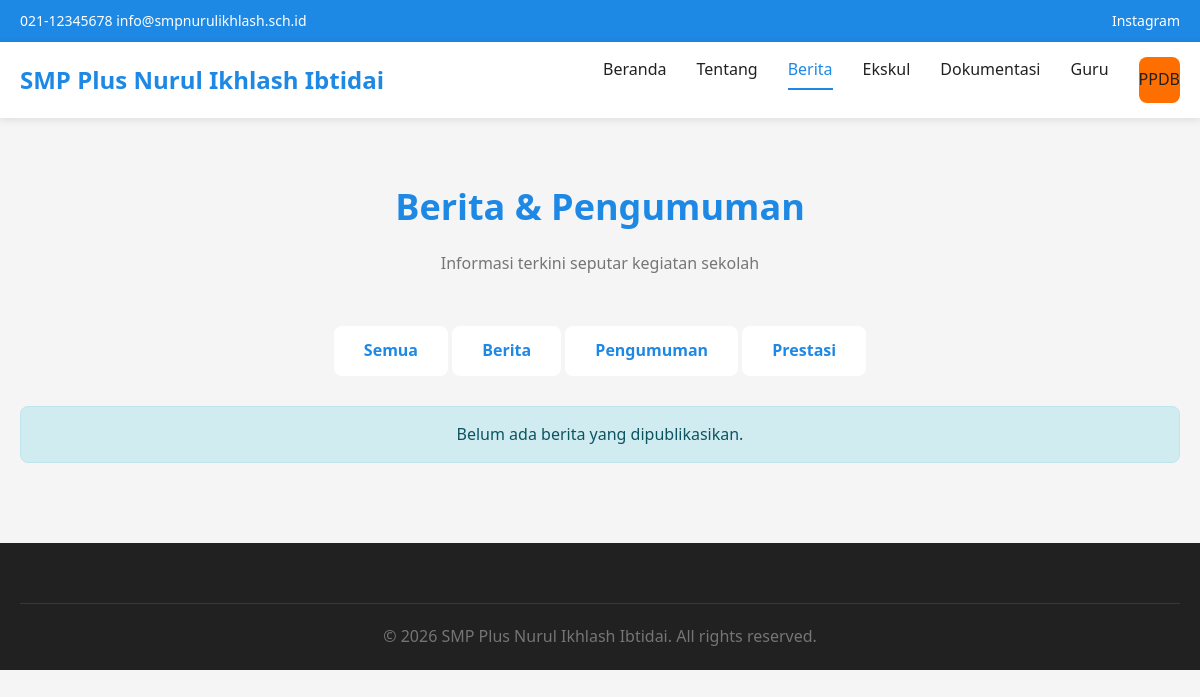
Screenshot of /pages/berita.php with the database file from the repository.
### tables this page shows
CREATE TABLE IF NOT EXISTS pengaturan (
    id INT AUTO_INCREMENT PRIMARY KEY,
    nama_pengaturan VARCHAR(100) NOT NULL UNIQUE,
    nilai TEXT NOT NULL,
    keterangan VARCHAR(255),
    updated_at TIMESTAMP DEFAULT CURRENT_TIMESTAMP ON UPDATE CURRENT_TIMESTAMP
);

### includes/functions.php (called while the page is built, shortened)
<?php
function get_pengaturan($nama) {
    $sql = "SELECT nilai FROM pengaturan WHERE nama_pengaturan = '$nama'";
    $result = query($sql);
    $row = fetch_assoc($result);
    return $row ? $row['nilai'] : '';
}
?>

### includes/db.php (called while the page is built, shortened)
<?php
try {
    $conn = new mysqli(DB_HOST, DB_USER, DB_PASS, DB_NAME);
    $conn->set_charset("utf8mb4");
} catch (Exception $e) {
    die("Error: " . $e->getMessage());
}
function query($sql) {
    global $conn;
    $result = $conn->query($sql);
    return $result;
}
function fetch_assoc($result) {
    return $result->fetch_assoc();
}
function fetch_all($result) {
    $data = [];
    return $data;
}
?>

### pages/berita.php (the view, shortened to what this page needs)
<?php
require_once '../includes/db.php';
require_once '../includes/functions.php';
$nama_sekolah = get_pengaturan('nama_sekolah');
$page = isset($_GET['page']) ? (int)$_GET['page'] : 1;
$per_page = 6;
$offset = ($page - 1) * $per_page;
$kategori_filter = isset($_GET['kategori']) ? escape($_GET['kategori']) : '';
if ($kategori_filter) {
    $sql_count = "SELECT COUNT(*) as total FROM berita WHERE status = 'published' AND kategori = '$kategori_filter'";
} else {
    $sql_count = "SELECT COUNT(*) as total FROM berita WHERE status = 'published'";
}
$result_count = query($sql_count);
$count_data = fetch_assoc($result_count);
$total_records = $count_data['total'];
if ($kategori_filter) {
    $sql_berita = "SELECT * FROM berita WHERE status = 'published' AND kategori = '$kategori_filter' ORDER BY created_at DESC LIMIT $offset, $per_page";
} else {
    $sql_berita = "SELECT * FROM berita WHERE status = 'published' ORDER BY created_at DESC LIMIT $offset, $per_page";
}
$result_berita = query($sql_berita);
$berita_list = fetch_all($result_berita);
?>
<!DOCTYPE html>
<html lang="id">
<head>
    <link rel="stylesheet" href="../assets/css/style.css">
</head>
<body>
    <div class="top-bar">
        <div class="container">
            <div>
                <span><i class="icon-phone"></i> <?php echo get_pengaturan('no_telepon'); ?></span>
                <span><i class="icon-email"></i> <?php echo get_pengaturan('email_sekolah'); ?></span>
            </div>
            <div>
                <a href="<?php echo get_pengaturan('instagram'); ?>" target="_blank">Instagram</a>
            </div>
        </div>
    </div>
    <header>
        <div class="navbar">
            <div class="container">
                <div class="logo">
                    <a href="../index.php"><?php echo $nama_sekolah; ?></a>
                </div>
                <ul class="nav-menu" id="primary-navigation">
                    <li><a href="../index.php">Beranda</a></li>
                    <li><a href="tentang.php">Tentang</a></li>
                    <li><a href="berita.php" class="active">Berita</a></li>
                    <li><a href="ekskul.php">Ekskul</a></li>
                    <li><a href="dokumentasi.php">Dokumentasi</a></li>
                    <li><a href="guru.php">Guru</a></li>
                    <li><a href="ppdb.php" class="btn btn-primary">PPDB</a></li>
                </ul>
            </div>
        </div>
    </header>
    <section style="padding: 60px 0;">
        <div class="container">
            <div class="section-title">
                <h2>Berita & Pengumuman</h2>
                <p>Informasi terkini seputar kegiatan sekolah</p>
            </div>
            <div style="text-align: center; margin-bottom: 30px;">
                <a href="berita.php" class="btn btn-secondary <?php echo !$kategori_filter ? 'active' : ''; ?>">Semua</a>
                <a href="berita.php?kategori=berita" class="btn btn-secondary <?php echo $kategori_filter == 'berita' ? 'active' : ''; ?>">Berita</a>
                <a href="berita.php?kategori=pengumuman" class="btn btn-secondary <?php echo $kategori_filter == 'pengumuman' ? 'active' : ''; ?>">Pengumuman</a>
                <a href="berita.php?kategori=prestasi" class="btn btn-secondary <?php echo $kategori_filter == 'prestasi' ? 'active' : ''; ?>">Prestasi</a>
            </div>
            <?php if (count($berita_list) > 0): ?>
                <div class="grid-3">
                    <?php foreach ($berita_list as $berita): ?>
                        <div class="card news-card">
                            <?php if ($berita['gambar']): ?>
                                <img src="../assets/uploads/berita/<?php echo $berita['gambar']; ?>" alt="<?php echo $berita['judul']; ?>" class="card-img">
                            <?php else: ?>
                                <img src="../assets/images/placeholder.svg" alt="Placeholder" class="card-img">
                            <?php endif; ?>
                            <div class="card-body">
                                <span class="badge"><?php echo ucfirst($berita['kategori']); ?></span>
                                <h3 class="card-title"><?php echo $berita['judul']; ?></h3>
                                <p class="card-text"><?php echo limit_text($berita['isi'], 100); ?></p>
                                <div class="card-meta">
                                    <span><?php echo format_tanggal_indonesia($berita['created_at']); ?></span>
                                    <a href="berita-detail.php?id=<?php echo $berita['id']; ?>">Baca Selengkapnya →</a>
                                </div>
                            </div>
                        </div>
                    <?php endforeach; ?>
                </div>
                <?php
                $url = $kategori_filter ? "berita.php?kategori=$kategori_filter" : "berita.php";
                echo pagination($total_records, $per_page, $page, $url);
                ?>
            <?php else: ?>
                <div class="alert alert-info text-center">
                    <p>Belum ada berita yang dipublikasikan.</p>
                </div>
            <?php endif; ?>
        </div>
    </section>
    <footer>
        <div class="container">
            <div class="footer-bottom">
                <p>&copy; <?php echo date('Y'); ?> <?php echo $nama_sekolah; ?>. All rights reserved.</p>
            </div>
        </div>
    </footer>
</body>
</html>

### assets/css/style.css (style rules this page uses)
* { margin: 0; padding: 0; box-sizing: border-box; }
:root { --primary-color: #1e88e5; --secondary-color: #1565c0; --accent-color: #ff6f00; --success-color: #43a047; --danger-color: #e53935; --warning-color: #fb8c00; --dark-color: #212121; --light-color: #f5f5f5; --white: #ffffff; --gray: #757575; --border-radius: 8px; --shadow: 0 2px 8px rgba(0,0,0,0.1); --transition: all 0.3s ease; }
body { font-family: 'Segoe UI', Tahoma, Geneva, Verdana, sans-serif; line-height: 1.6; color: var(--dark-color); background-color: var(--light-color); }
a { text-decoration: none; color: inherit; transition: var(--transition); }
.container { max-width: 1200px; margin: 0 auto; padding: 0 20px; }
header { background: var(--white); box-shadow: var(--shadow); position: sticky; top: 0; z-index: 1000; }
.top-bar { background: var(--primary-color); color: var(--white); padding: 10px 0; font-size: 14px; }
.top-bar .container { display: flex; justify-content: space-between; align-items: center; }
.top-bar a { color: var(--white); margin-left: 20px; }
.navbar { padding: 15px 0; }
.navbar .container { display: flex; justify-content: space-between; align-items: center; }
.logo { font-size: 24px; font-weight: bold; color: var(--primary-color); }
.nav-menu { display: flex; list-style: none; gap: 30px; }
.nav-menu a { color: var(--dark-color); font-weight: 500; padding: 10px 0; position: relative; }
.nav-menu a:hover, .nav-menu a.active { color: var(--primary-color); }
.nav-menu a::after { content: ''; position: absolute; bottom: 0; left: 0; width: 0; height: 2px; background: var(--primary-color); transition: var(--transition); }
.nav-menu a:hover::after, .nav-menu a.active::after { width: 100%; }
.btn { display: inline-block; padding: 12px 30px; border-radius: var(--border-radius); font-weight: 600; cursor: pointer; border: none; transition: var(--transition); }
.btn-primary { background: var(--accent-color); color: var(--white); }
.btn-secondary { background: var(--white); color: var(--primary-color); }
section { padding: 80px 0; }
.section-title { text-align: center; margin-bottom: 50px; }
.section-title h2 { font-size: 36px; color: var(--primary-color); margin-bottom: 15px; }
.section-title p { color: var(--gray); max-width: 600px; margin: 0 auto; }
footer { background: var(--dark-color); color: var(--white); padding: 60px 0 20px; }
.footer-bottom { text-align: center; padding-top: 20px; border-top: 1px solid rgba(255,255,255,0.1); color: var(--gray); }
.alert { padding: 15px 20px; border-radius: var(--border-radius); margin-bottom: 20px; }
.alert-info { background: #d1ecf1; color: #0c5460; border: 1px solid #bee5eb; }
.text-center { text-align: center; }

### rows the page displays
pengaturan: nilai "021-12345678"
pengaturan: nilai "info@smpnurulikhlash.sch.id"
pengaturan: nilai "SMP Plus Nurul Ikhlash Ibtidai"
